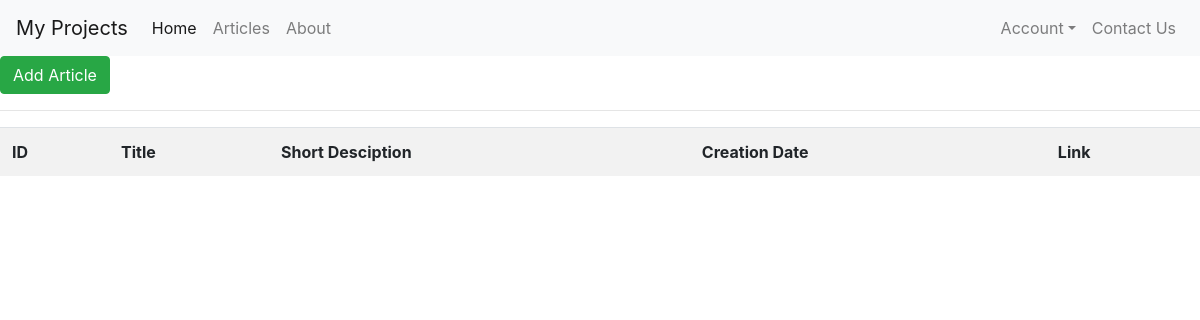
Page /articles/ (signed in) on the earlier database version.
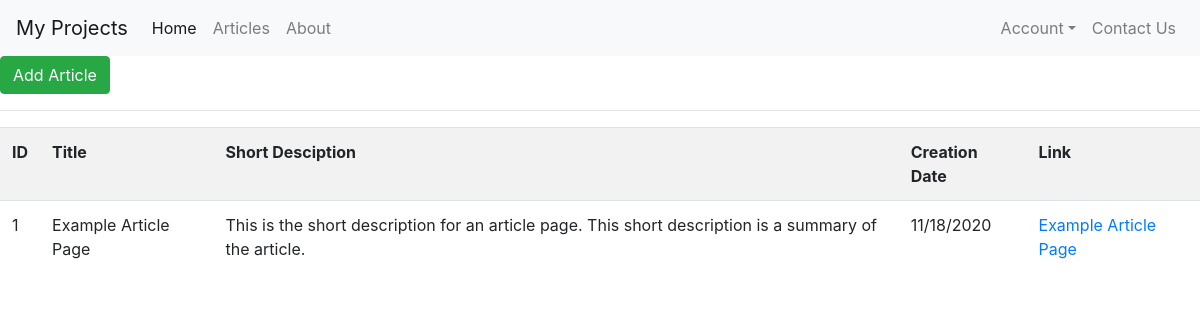
Same page on the later database version.
### main.py (models this page shows)
class Article(db.Model):
    id = db.Column("id", db.Integer, primary_key=True)
    title = db.Column("title", db.String(100))
    author = db.Column("author", db.String(100))
    create_date = db.Column(db.String(100))
    short_desc = db.Column("short_description", db.String(150))
    title_img = db.Column(db.String(500))
    body = db.Column("body", db.String(900))

### main.py (the view)
@app.route('/articles', methods=['GET', 'POST'])
@app.route('/articles/', methods=['GET', 'POST'])
@login_required
@roles_accepted('verified', 'unverified')
def article_home():
    try:
        articles = Article.query.all()
    except OperationalError:
        abort(400)
    return render_template("articles/articlepage.html", articles=articles)

### templates/public/articles/articlepage.html (shortened to what this page needs)
{% extends "layout.html" %} {% block title %} MyProjects | Articles {% endblock %} {% block css %}
<link rel="stylesheet" href="https://cdn.jsdelivr.net/npm/bootstrap@4.5.3/dist/css/bootstrap.min.css"> {% endblock %} {% block content %} {% include "web_util/_navbar.html" %}
<a class="btn btn-success" href="/articles/create_article">Add Article</a>
<hr>
<table class="table table-striped">
    <tr>
        <th>ID</th>
        <th>Title</th>
        <th>Short Desciption</th>
        <th>Creation Date</th>
        <th>Link</th>
    </tr>
    {% for article in articles %}
    <tr>
        <td>{{ article.id }}</td>
        <td>{{ article.title }}</td>
        <td>{{ article.short_desc }}</td>
        <td>{{ article.create_date }}</td>
        <td><a href="/articles/{{ article.id }}">{{ article.title }}</a></td>
    </tr>
    {% endfor %}
</table>
{% endblock %}

### templates/public/layout.html (shortened to what this page needs)
<!DOCTYPE html>
<html>
<head>
    {% block css %}{% endblock %}
</head>
<body>
    {% block content %}{% endblock %} {% block js %}{% endblock %}
</body>
</html>

### templates/public/web_util/_navbar.html (shortened to what this page needs)
<nav class="navbar navbar-expand-lg navbar-light bg-light">
    <a class="navbar-brand">My Projects</a>
    <div class="collapse navbar-collapse" id="navbarNav">
        <ul class="navbar-nav mr-auto">
            <li class="nav-item active">
                <a class="nav-link" href="/home">Home <span class="sr-only">(current)</span></a>
            </li>
            <li class="nav-item">
                <a class="nav-link" href="/articles">Articles</a>
            </li>
            <li class="nav-item">
                <a class="nav-link" href="/about">About</a>
            </li>
        </ul>
        <ul class="navbar-nav justify-content-center ml-auto">
            <li class="nav-item dropdown">
                <a class="nav-link justify-content-end ml-auto dropdown-toggle" href="#" id="navDropDown" role="button" data-toggle="dropdown" aria-haspopup="true" aria-expanded="false">Account</a>
            </li>
            <li class="nav-item">
                <a class="nav-link" href="/contact">Contact Us</a>
            </li>
        </ul>
    </div>
</nav>

Differences in the rows shown:
added Article: id "1", title "Example Article Page", short_desc "This is the short description for an article page. This short description is a summary of the article.", create_date "11/18/2020"
